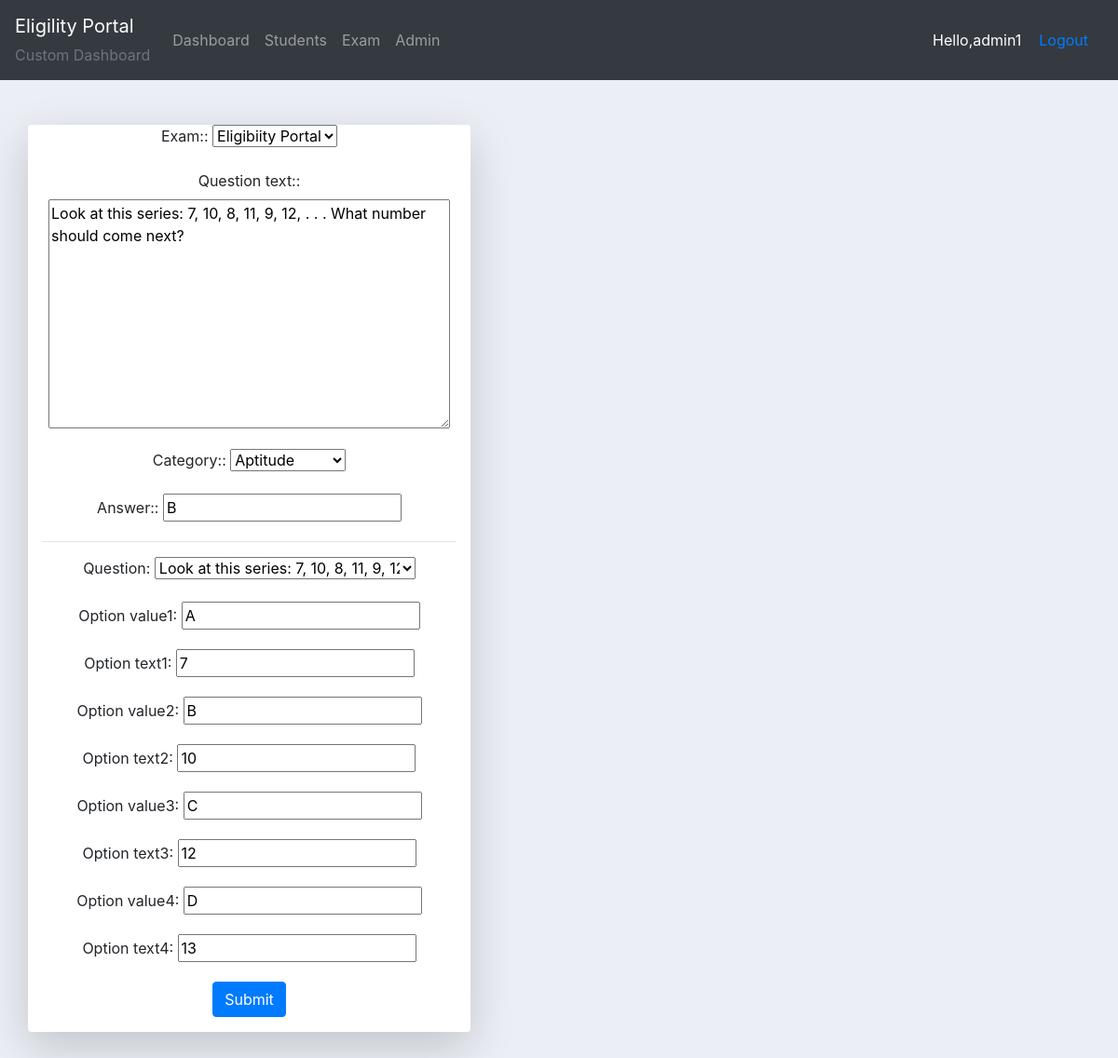
/adminapp/edit-question/1/1 (signed in), run on the app's committed database.
### exam/models.py (models this page shows, shortened)
class Question(models.Model):
    CATEGORY = (
        ('Aptitude', 'Aptitude'),
        ('Programming', 'Programming')
    )
    exam = models.ForeignKey(Exam, on_delete=models.CASCADE, related_name='exam')
    question_text = models.TextField()
    category = models.CharField(max_length=30, choices=CATEGORY, default="None")
    answer = models.CharField(max_length=1, null=True, blank=True)
    def __str__(self):
        return self.question_text

class Option(models.Model):
    question = models.ForeignKey(Question, on_delete=models.CASCADE, related_name='question')
    option_value1 = models.CharField(max_length=1, default="A")
    option_text1 = models.CharField(max_length = 300)
    option_value2 = models.CharField(max_length=1,default="B")
    option_text2 = models.CharField(max_length = 300)
    option_value3 = models.CharField(max_length=1,default="C")
    option_text3 = models.CharField(max_length = 300)
    option_value4 = models.CharField(max_length=1,default="D")
    option_text4 = models.CharField(max_length = 300)

### exam/decorators.py (the view)
        def wrapper_func(request, *args,  **kwargs):
            group = None
            if request.user.groups.exists():
                group = request.user.groups.all()[0].name
            if group in allowed_roles:
                return view_func(request, *args, **kwargs)
            else:
                return HttpResponse('Not Allowed')

### adminapp/forms.py
class QuestionForm(ModelForm):
    class Meta:
        model = Question
        fields = "__all__"

class OptionForm(ModelForm):
    class Meta:
        model = Option
        fields = "__all__"

### adminapp/views.py (called while the page is built, shortened)
@login_required(login_url='loginadmin/')
@allowed_users(allowed_roles=['admin'])
def editQuestion(request, exam_id, q_id):
    question = Question.objects.get(id=q_id)
    option = Option.objects.get(question=q_id)
    question_form = QuestionForm(instance=question)
    option_form = OptionForm(instance=option)
    context = {'question_form':question_form, 'option_form':option_form}
    return render(request, 'adminapp/update_question.html', context)

### exam/models.py (called while the page is built)
    def __str__(self):
        return self.exam_name

### adminapp/templates/adminapp/update_question.html (shortened to what this page needs)
{% extends "adminapp/main.html" %}
{% block content %}
    <div class="container my-5">
        <div class="row">
            <div class="col-md-5  shadow-lg bg-white rounded">
                <form action=" " method="post" class="form-group text-center">
                    {% for field in question_form.visible_fields %}
                    <div class="form-group">
                        {{ field.label_tag }}:
                        {{ field }}
                      </div>
                    {% endfor %}
                    <hr>
                    {% for option in  option_form.visible_fields%}
                    <div class="form-group">
                        {{option.label_tag}}
                        {{option}}
                    </div>
                    {% endfor %}
                    <button type="submit" class="btn btn-primary">Submit</button>
                </form>
            </div>
        </div>
    </div>
{% endblock  %}

### adminapp/templates/adminapp/navbar.html (shortened to what this page needs)
{% load static %}
<nav class="navbar navbar-expand-lg navbar-dark bg-dark">
  <a class="navbar-brand" href="#">Eligility Portal
    <div class="text-muted"><small>Custom Dashboard</small></div>
  </a>
  <div class="collapse navbar-collapse" id="navbarNav">
    <ul class="navbar-nav">
      <li class="nav-item">
        <a class="nav-link" href="{% url 'adminhome' %}">Dashboard</a>
      </li>
      <li class="nav-item">
        <a class="nav-link" href="{% url 'all-students-data' %}">Students</a>
      </li>
      <li class="nav-item">
        <a class="nav-link" href="{% url 'exam' %}">Exam</a>
      </li>
      <li class="nav-item">
        <a class="nav-link" href="{% url 'adminuser' %}">Admin</a>
      </li>
    </ul>
  </div>
  <span id="user-mg">Hello,{{request.user}}</span>
  <span><a href="{% url 'logoutadmin' %}" class="nav-link link-nav">Logout</a></span>
</nav>

### adminapp/static/adminapp/css/main.css (style rules this page uses)
body { background-color: #ebeff5; }

### adminapp/templates/adminapp/update_question.html (style rules this page uses)
#id_question { max-width:280px; }

### adminapp/templates/adminapp/navbar.html (style rules this page uses)
#user-mg, #link-nav { color:#fff; margin-right: 3px; }

### data on the page
Question: visible_fields "Eligibiity Portal" "Look at this series: 7, 10, 8, 11, 9, 12, . . . What number should come next?" "Aptitude" "B"
Option: visible_fields "Look at this series: 7, 10, 8, 11, 9, 12, . . . What number should come next?" "A" "7" "B" "10" "C" "12" "D" "13"

### other printed values
{{ request.user }} "admin1"
{{ field.label_tag }} "Exam:" "Question text:" "Category:" "Answer:"
{{ option.label_tag }} "Question:" "Option value1:" "Option text1:" "Option value2:" "Option text2:" "Option value3:" "Option text3:" "Option value4:" "Option text4:"
